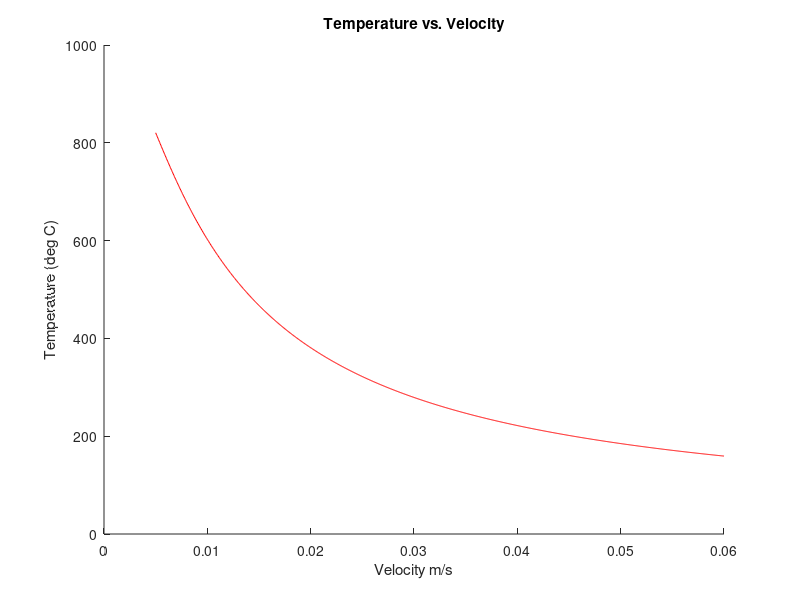

Write the MATLAB code that produced this figure.
%By:        Shane Billingsley
%Class:     ASEN 3713 Thermodynamics and Heat Transfer
%Date:      Fall 2023

b=150/(8000*0.01*570);

v=linspace(0.005,0.06,1000);

T=(exp(-b.*(3./v)))*(18-950)+950;

figure(1);
hold on;
title("Temperature vs. Velocity");
xlabel("Velocity m/s");
ylabel("Temperature (deg C)");
plot(v,T,'r');
print("tempplot",'-dpng','-r300');